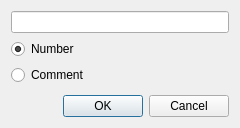
<?xml version="1.0" encoding="UTF-8"?>
<ui version="4.0">
 <class>DialogFormsFind</class>
 <widget class="QDialog" name="DialogFormsFind">
  <property name="geometry">
   <rect>
    <x>0</x>
    <y>0</y>
    <width>240</width>
    <height>128</height>
   </rect>
  </property>
  <property name="windowTitle">
   <string>Dialog</string>
  </property>
  <layout class="QVBoxLayout" name="verticalLayout_3">
   <item>
    <layout class="QVBoxLayout" name="verticalLayout_2">
     <item>
      <widget class="QLineEdit" name="lineEdit"/>
     </item>
     <item>
      <layout class="QVBoxLayout" name="verticalLayout">
       <item>
        <widget class="QRadioButton" name="rButton_Number">
         <property name="text">
          <string>Number</string>
         </property>
         <property name="checked">
          <bool>true</bool>
         </property>
        </widget>
       </item>
       <item>
        <widget class="QRadioButton" name="rButton_Comment">
         <property name="text">
          <string>Comment</string>
         </property>
        </widget>
       </item>
       <item>
        <spacer name="verticalSpacer">
         <property name="orientation">
          <enum>Qt::Vertical</enum>
         </property>
         <property name="sizeHint" stdset="0">
          <size>
           <width>20</width>
           <height>40</height>
          </size>
         </property>
        </spacer>
       </item>
      </layout>
     </item>
    </layout>
   </item>
   <item>
    <widget class="QDialogButtonBox" name="buttonBox">
     <property name="orientation">
      <enum>Qt::Horizontal</enum>
     </property>
     <property name="standardButtons">
      <set>QDialogButtonBox::Cancel|QDialogButtonBox::Ok</set>
     </property>
    </widget>
   </item>
  </layout>
 </widget>
 <resources/>
 <connections>
  <connection>
   <sender>buttonBox</sender>
   <signal>accepted()</signal>
   <receiver>DialogFormsFind</receiver>
   <slot>accept()</slot>
   <hints>
    <hint type="sourcelabel">
     <x>248</x>
     <y>254</y>
    </hint>
    <hint type="destinationlabel">
     <x>157</x>
     <y>274</y>
    </hint>
   </hints>
  </connection>
  <connection>
   <sender>buttonBox</sender>
   <signal>rejected()</signal>
   <receiver>DialogFormsFind</receiver>
   <slot>reject()</slot>
   <hints>
    <hint type="sourcelabel">
     <x>316</x>
     <y>260</y>
    </hint>
    <hint type="destinationlabel">
     <x>286</x>
     <y>274</y>
    </hint>
   </hints>
  </connection>
 </connections>
</ui>
